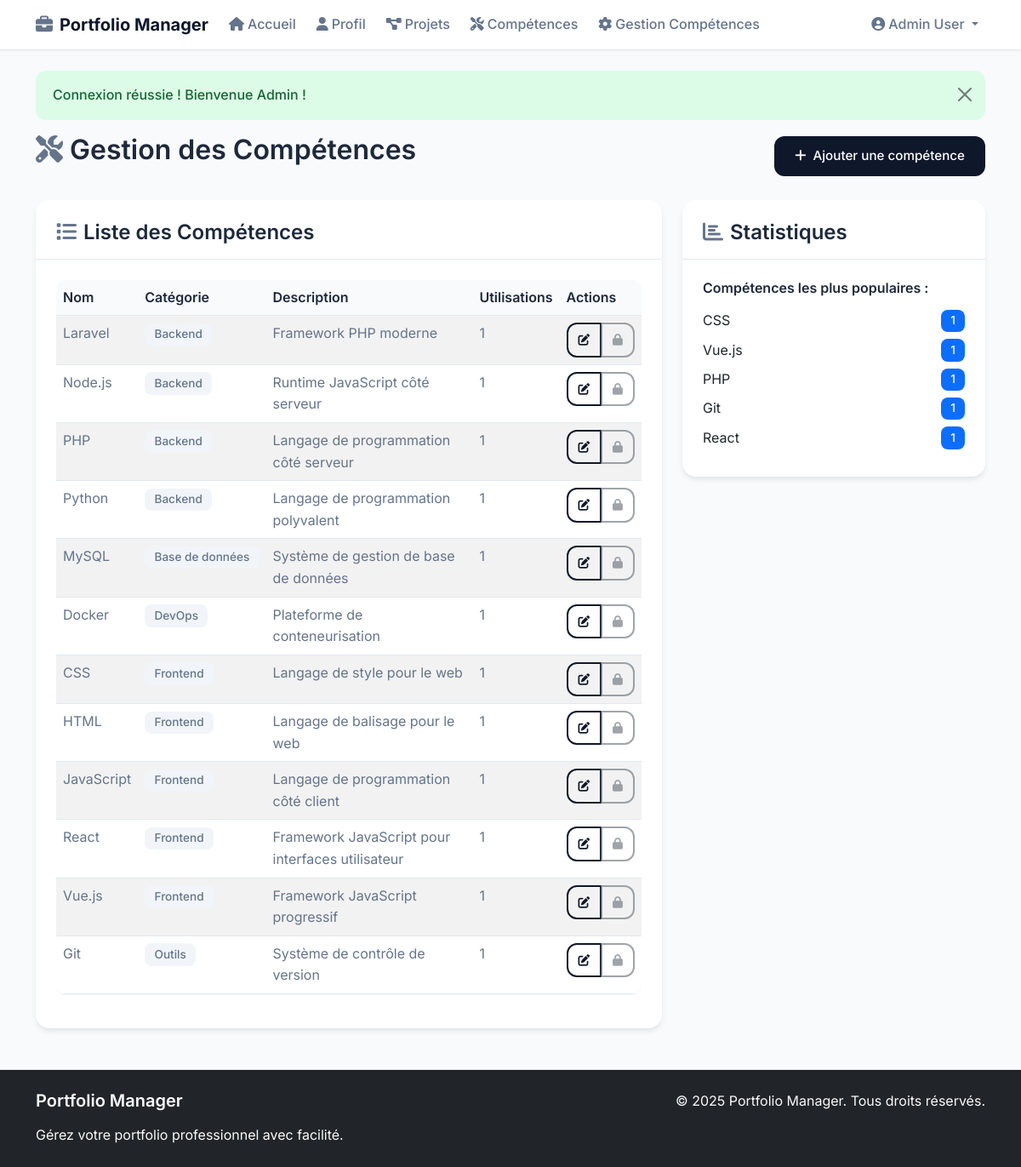
/admin/skills.php (signed in), run on the app's committed database.
### tables this page shows
CREATE TABLE skills (
    id INT AUTO_INCREMENT PRIMARY KEY,
    name VARCHAR(100) NOT NULL UNIQUE,
    description TEXT,
    category VARCHAR(50),
    created_at TIMESTAMP DEFAULT CURRENT_TIMESTAMP,
    updated_at TIMESTAMP DEFAULT CURRENT_TIMESTAMP ON UPDATE CURRENT_TIMESTAMP
);

### config/init.php (called while the page is built, shortened)
<?php
function isLoggedIn() {
    return isset($_SESSION['user_id']);
}
function isAdmin() {
    return isset($_SESSION['user_role']) && $_SESSION['user_role'] === 'admin';
}

### admin/skills.php (the view, shortened to what this page needs)
<?php
require_once '../config/init.php';
$pdo = getDBConnection();
$stmt = $pdo->prepare("SELECT * FROM skills ORDER BY category, name");
$stmt->execute();
$skills = $stmt->fetchAll();
$stmt = $pdo->prepare("
    SELECT s.id, s.name, COUNT(us.id) as usage_count
    FROM skills s
    LEFT JOIN user_skills us ON s.id = us.skill_id
    GROUP BY s.id
    ORDER BY usage_count DESC
");
$stmt->execute();
$skill_stats = $stmt->fetchAll();
include '../includes/header.php';
?>
<div class="row">
    <div class="col-12">
        <div class="d-flex justify-content-between align-items-center mb-4">
            <h2><i class="fas fa-tools me-2"></i>Gestion des Compétences</h2>
            <button type="button" class="btn btn-primary" data-bs-toggle="modal" data-bs-target="#addSkillModal">
                <i class="fas fa-plus me-2"></i>Ajouter une compétence
            </button>
        </div>
        <div class="row">
            <div class="col-md-8">
                <div class="card">
                    <div class="card-header">
                        <h4><i class="fas fa-list me-2"></i>Liste des Compétences</h4>
                    </div>
                    <div class="card-body">
                        <?php if (empty($skills)): ?>
                            <p class="text-muted">Aucune compétence définie.</p>
                        <?php else: ?>
                            <div class="table-responsive">
                                <table class="table table-striped">
                                    <thead>
                                        <tr>
                                            <th>Nom</th>
                                            <th>Catégorie</th>
                                            <th>Description</th>
                                            <th>Utilisations</th>
                                            <th>Actions</th>
                                        </tr>
                                    </thead>
                                    <tbody>
                                        <?php foreach ($skills as $skill): ?>
                                            <tr>
                                                <td><?php echo htmlspecialchars($skill['name']); ?></td>
                                                <td>
                                                    <span class="badge bg-secondary">
                                                        <?php echo htmlspecialchars($skill['category']); ?>
                                                    </span>
                                                </td>
                                                <td>
                                                    <?php if ($skill['description']): ?>
                                                        <?php echo htmlspecialchars(substr($skill['description'], 0, 50)); ?>
                                                    <?php else: ?>
                                                        <span class="text-muted">Aucune description</span>
                                                    <?php endif; ?>
                                                </td>
                                                <td>
                                                    <?php
                                                    $usage = 0;
                                                    foreach ($skill_stats as $stat) {
                                                        if ($stat['id'] == $skill['id']) {
                                                            $usage = $stat['usage_count'];
                                                            break;
                                                        }
                                                    }
                                                    echo $usage;
                                                    ?>
                                                </td>
                                                <td>
                                                    <div class="btn-group" role="group">
                                                        <button type="button"
                                                                class="btn btn-outline-primary btn-sm"
                                                                onclick="editSkill(<?php echo htmlspecialchars(json_encode($skill)); ?>)">
                                                            <i class="fas fa-edit"></i>
                                                        </button>
                                                        <?php if ($usage == 0): ?>
                                                            <form method="POST" class="d-inline" onsubmit="return confirm('Êtes-vous sûr de vouloir supprimer cette compétence ?')">
                                                                <input type="hidden" name="csrf_token" value="<?php echo generateCSRFToken(); ?>">
                                                                <input type="hidden" name="action" value="delete">
                                                                <input type="hidden" name="skill_id" value="<?php echo $skill['id']; ?>">
                                                                <button type="submit" class="btn btn-outline-danger btn-sm">
                                                                    <i class="fas fa-trash"></i>
                                                                </button>
                                                            </form>
                                                        <?php else: ?>
                                                            <button type="button" class="btn btn-outline-secondary btn-sm" disabled title="Compétence utilisée">
                                                                <i class="fas fa-lock"></i>
                                                            </button>
                                                        <?php endif; ?>
                                                    </div>
                                                </td>
                                            </tr>
                                        <?php endforeach; ?>
                                    </tbody>
                                </table>
                            </div>
                        <?php endif; ?>
                    </div>
                </div>
            </div>
            <div class="col-md-4">
                <div class="card">
                    <div class="card-header">
                        <h4><i class="fas fa-chart-bar me-2"></i>Statistiques</h4>
                    </div>
                    <div class="card-body">
                        <h6>Compétences les plus populaires :</h6>
                        <?php if (empty($skill_stats)): ?>
                            <p class="text-muted">Aucune donnée disponible.</p>
                        <?php else: ?>
                            <?php foreach (array_slice($skill_stats, 0, 5) as $stat): ?>
                                <div class="d-flex justify-content-between align-items-center mb-2">
                                    <span><?php echo htmlspecialchars($stat['name']); ?></span>
                                    <span class="badge bg-primary"><?php echo $stat['usage_count']; ?></span>
                                </div>
                            <?php endforeach; ?>
                        <?php endif; ?>
                    </div>
                </div>
            </div>
        </div>
    </div>
</div>
<?php include '../includes/footer.php'; ?>

### includes/header.php (shortened to what this page needs)
<!DOCTYPE html>
<html lang="fr">
<head>
    <link href="https://cdn.jsdelivr.net/npm/bootstrap@5.3.0/dist/css/bootstrap.min.css" rel="stylesheet">
    <link href="https://cdnjs.cloudflare.com/ajax/libs/font-awesome/6.4.0/css/all.min.css" rel="stylesheet">
    <link href="assets/css/style.css" rel="stylesheet">
</head>
<body>
    <nav class="navbar navbar-expand-lg">
        <div class="container">
            <a class="navbar-brand" href="index.php">
                <i class="fas fa-briefcase me-2"></i><?php echo APP_NAME; ?>
            </a>
            <div class="collapse navbar-collapse" id="navbarNav">
                <ul class="navbar-nav me-auto gap-2">
                    <li class="nav-item">
                        <a class="nav-link" href="index.php">
                            <i class="fas fa-home me-1"></i>Accueil
                        </a>
                    </li>
                    <?php if (isLoggedIn()): ?>
                        <li class="nav-item">
                            <a class="nav-link" href="profile.php">
                                <i class="fas fa-user me-1"></i>Profil
                            </a>
                        </li>
                        <li class="nav-item">
                            <a class="nav-link" href="projects.php">
                                <i class="fas fa-project-diagram me-1"></i>Projets
                            </a>
                        </li>
                        <li class="nav-item">
                            <a class="nav-link" href="skills.php">
                                <i class="fas fa-tools me-1"></i>Compétences
                            </a>
                        </li>
                        <?php if (isAdmin()): ?>
                            <li class="nav-item">
                                <a class="nav-link" href="admin/skills.php">
                                    <i class="fas fa-cog me-1"></i>Gestion Compétences
                                </a>
                            </li>
                        <?php endif; ?>
                    <?php endif; ?>
                </ul>
                <ul class="navbar-nav">
                    <?php if (isLoggedIn()): ?>
                        <li class="nav-item dropdown">
                            <a class="nav-link dropdown-toggle" href="#" id="navbarDropdown" role="button" data-bs-toggle="dropdown">
                                <i class="fas fa-user-circle me-1"></i><?php echo $_SESSION['user_name']; ?>
                            </a>
                        </li>
                    <?php endif; ?>
                </ul>
            </div>
        </div>
    </nav>
    <main class="container my-4">
        <?php if (isset($_SESSION['message'])): ?>
            <div class="alert alert-<?php echo $_SESSION['message_type']; ?> alert-dismissible fade show">
                <?php echo $_SESSION['message']; ?>
                <button type="button" class="btn-close" data-bs-dismiss="alert"></button>
            </div>
        <?php endif; ?>

### includes/footer.php (shortened to what this page needs)
    </main>
    <footer class="bg-dark text-light py-4 mt-5">
        <div class="container">
            <div class="row">
                <div class="col-md-6">
                    <h5 class="text-light"><?php echo APP_NAME; ?></h5>
                    <p class="mb-0">Gérez votre portfolio professionnel avec facilité.</p>
                </div>
                <div class="col-md-6 text-md-end">
                    <p class="mb-0">&copy; <?php echo date('Y'); ?> <?php echo APP_NAME; ?>. Tous droits réservés.</p>
                </div>
            </div>
        </div>
    </footer>
</body>
</html>

### assets/css/style.css (style rules this page uses)
:root { --color-primary: #0f172a; --color-secondary: #3b82f6; --color-background: #f8fafc; --color-surface: #ffffff; --color-text-primary: #1e293b; --color-text-secondary: #64748b; --color-border: #e2e8f0; --color-success: #dcfce7; --color-success-text: #166534; --color-info: #dbeafe; --color-info-text: #1e40af; --color-warning: #fef3c7; --color-warning-text: #92400e; --color-danger: #fecaca; --color-danger-text: #991b1b; --shadow-sm: 0 1px 2px 0 rgba(0, 0, 0, 0.05); --shadow-md: 0 4px 6px -1px rgba(0, 0, 0, 0.1); --shadow-lg: 0 10px 15px -3px rgba(0, 0, 0, 0.1); --radius-sm: 8px; --radius-md: 12px; --radius-lg: 16px; }
* { box-sizing: border-box; }
body { font-family: 'Inter', -apple-system, BlinkMacSystemFont, 'Segoe UI', Roboto, sans-serif; background-color: var(--color-background); color: var(--color-text-primary); line-height: 1.6; font-weight: 400; }
h1, h2, h3, h4, h5, h6 { font-weight: 600; color: var(--color-text-primary); margin-bottom: 1rem; }
.navbar { background-color: var(--color-surface); box-shadow: var(--shadow-sm); border-bottom: 1px solid var(--color-border); }
.navbar-brand { font-weight: 700; color: var(--color-primary) !important; }
.nav-link { font-weight: 500; color: var(--color-text-secondary) !important; transition: color 0.2s ease; }
.card { background-color: var(--color-surface); border: none; border-radius: var(--radius-lg); box-shadow: var(--shadow-md); transition: all 0.3s ease; overflow: hidden; }
.card-header { background-color: transparent; border-bottom: 1px solid var(--color-border); padding: 1.5rem 1.5rem 1rem; }
.card-header h3, .card-header h4 { margin-bottom: 0; font-weight: 600; color: var(--color-text-primary); }
.card-body { padding: 1.5rem; }
.btn { font-weight: 500; border-radius: var(--radius-md); padding: 0.75rem 1.5rem; transition: all 0.2s ease; border: none; font-size: 0.95rem; }
.btn-primary { background-color: var(--color-primary); color: white; }
.btn-outline-primary { border: 2px solid var(--color-primary); color: var(--color-primary); background-color: transparent; }
.btn-outline-secondary { border: 2px solid var(--color-border); color: var(--color-text-secondary); background-color: transparent; }
.badge { font-weight: 500; border-radius: var(--radius-sm); padding: 0.4rem 0.7rem; font-size: 0.85rem; }
.badge.bg-secondary { background-color: #f1f5f9 !important; color: var(--color-text-secondary) !important; }
.alert { border: none; border-radius: var(--radius-md); padding: 1rem 1.25rem; font-weight: 500; }
.alert-success { background-color: var(--color-success); color: var(--color-success-text); }
.fas, .fa { color: var(--color-text-secondary); }
.btn .fas, .btn .fa { color: inherit; }
.card { animation: fadeInUp 0.6s ease-out; }
.table { background-color: var(--color-surface); border-radius: var(--radius-md); overflow: hidden; box-shadow: var(--shadow-sm); }
.table th { background-color: #f8fafc; border-bottom: 1px solid var(--color-border); font-weight: 600; color: var(--color-text-primary); }
.table td { border-bottom: 1px solid var(--color-border); color: var(--color-text-secondary); }
.btn-group .btn { padding: 0.5rem 0.75rem; font-size: 0.85rem; }
footer { background-color: var(--color-surface); border-top: 1px solid var(--color-border); padding: 2rem 0; margin-top: 4rem; }

### data on the page
skills: name "Laravel", category "Backend", description "Framework PHP moderne", usage "1"
skills: name "Node.js", category "Backend", description "Runtime JavaScript côté serveur", usage "1"
skills: name "PHP", category "Backend", description "Langage de programmation côté serveur", usage "1", usage_count "1"
skills: name "Python", category "Backend", description "Langage de programmation polyvalent", usage "1"
skills: name "MySQL", category "Base de données", description "Système de gestion de base de données", usage "1"
skills: name "Docker", category "DevOps", description "Plateforme de conteneurisation", usage "1"
skills: name "CSS", category "Frontend", description "Langage de style pour le web", usage "1", usage_count "1"
skills: name "HTML", category "Frontend", description "Langage de balisage pour le web", usage "1"
skills: name "JavaScript", category "Frontend", description "Langage de programmation côté client", usage "1"
skills: name "React", category "Frontend", description "Framework JavaScript pour interfaces utilisateur", usage "1", usage_count "1"
skills: name "Vue.js", category "Frontend", description "Framework JavaScript progressif", usage "1", usage_count "1"
skills: name "Git", category "Outils", description "Système de contrôle de version", usage "1", usage_count "1"

### other printed values
APP_NAME "Portfolio Manager"
$_SESSION['user_name'] "Admin User"
$_SESSION['message'] "Connexion réussie ! Bienvenue Admin !"
